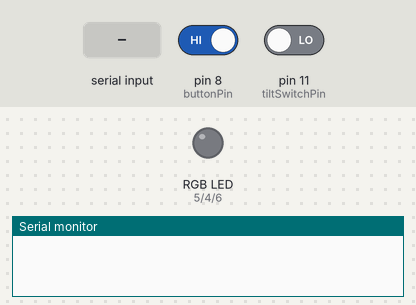
Bench run of a sketch on a simulated Arduino Uno, built with avr-gcc and run on an emulated ATmega328P. Shown: an RGB LED mixed from three pins (HIGH = lit), the last lines printed to the serial monitor. Dashed ring = blinking. Inputs (shaded band) come from the test bench; at power-on: pin 8 (buttonPin) HIGH, pin 11 (tiltSwitchPin) LOW.

Above: at 0.1 s.
1.3 s: "c,45\n" received over Serial
At 3.0 s:
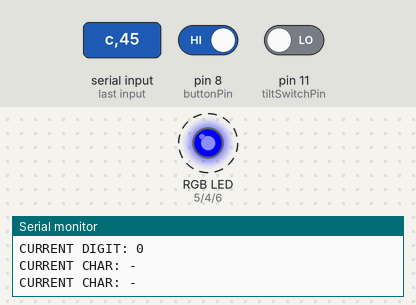
15.3 s: "g" received over Serial
28.9 s: "c90\n" received over Serial
32.4 s: pin 8 (buttonPin) driven LOW and pin 11 (tiltSwitchPin) driven HIGH
At 33.5 s:
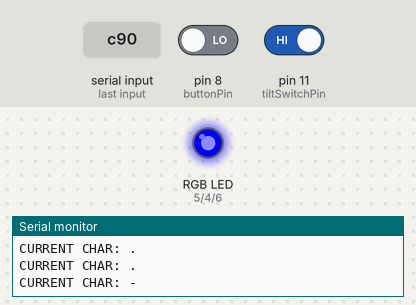
37.9 s: pin 8 (buttonPin) driven HIGH
At 38.9 s:
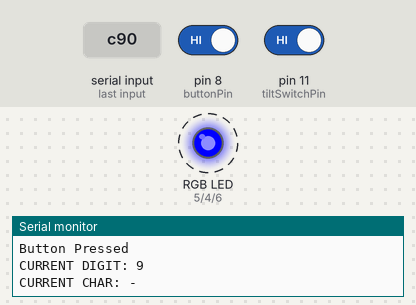
Timing chart, 0 to 45.7 s (numbered marks = the images above; inputs shaded):
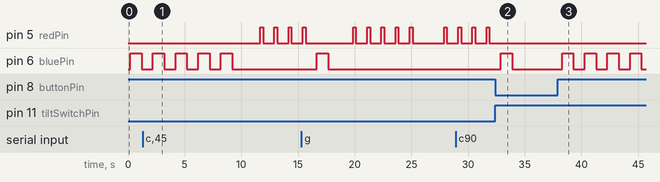

Measured:
- after the input at 1.3 s, pin 5 (redPin): alternates HIGH for 0.25 s and LOW for 1.0 s, starting after 10.4 s; pin 6 (bluePin): goes on until 9.2 s, then stays LOW
- after the input at 32.4 s, pin 6 (bluePin): goes on until 33.9 s, then stays LOW
- after the input at 37.9 s, pin 6 (bluePin): alternates HIGH for 1.0 s and LOW for 1.0 s, starting after 0.39 s

The sketch:

RGBMorseCode.ino
```cpp
int redPin = 5;
int greenPin = 4;
int bluePin = 6;
int buttonPin = 8;
int tiltSwitchPin = 11;

char dotRGB = 'r';
char dashRGB = 'b';
int dotPin = redPin;
int dashPin = bluePin;

bool tiltSwitchState = LOW;
bool buttonState1 = LOW;
bool buttonState2 = LOW;
bool buttonState3 = LOW;

bool oldButtonState = LOW;
bool isTriggered = false;

int nuermals[10] = {0, 1, 2, 3, 4, 5, 6, 7, 8, 9};
char morseCode[10][5] = {
  {'-', '-', '-', '-', '-'}, //0
  {'.', '-', '-', '-', '-'}, //1
  {'.', '.', '-', '-', '-'}, //2
  {'.', '.', '.', '-', '-'}, //3
  {'.', '.', '.', '.', '-'}, //4
  {'.', '.', '.', '.', '.'}, //5
  {'-', '.', '.', '.', '.'}, //6
  {'-', '-', '.', '.', '.'}, //7
  {'-', '-', '-', '.', '.'}, //8
  {'-', '-', '-', '-', '.'}  //9
};

int state = 0;
int studentID[8] = {0, 0, 9, 8, 7, 6, 5, 4};

int arraySize = sizeof(studentID) / sizeof(studentID[0]);

int currentNumber;
char currentChar;

/*
  Morse Code
  1 = .----
  2 = ..---
  3 = ...--
  4 = ....-
  5 = .....
  6 = -....
  7 = --...
  8 = ---..
  9 = ----.
  0 = -----

  Blue = -
  Red = .
*/
//dg Dr c00123456


void setup() {
  pinMode (redPin, OUTPUT);
  pinMode (greenPin, OUTPUT);
  pinMode (bluePin, OUTPUT);
  pinMode (buttonPin, INPUT);
  pinMode (tiltSwitchPin, INPUT);
  Serial.begin(9600);
}

void loop() {

  String input1;

  if (Serial.available())
  {
    input1 = Serial.readString();

    for (int i = 0; i < input1.length(); i++)
    {
      if (input1[i] == 'd')
      {
        dotRGB = input1[i + 1];
      }
      else if (input1[i] == 'D')
      {
        dashRGB = input1[i + 1];
      }
      else if (input1[i] == 'c')
      {
        for (int j = 0; j < arraySize; j++)
        {
          studentID[j] = ((int)input1[i + 1 + j]) - 48;
        }
        state = 0;
      }
    }

    Serial.println(dotRGB);
    Serial.println(dashRGB);
    for (int i = 0; i < arraySize; i++)
    {
      Serial.println(studentID[i]);
    }
  }

  if (dotRGB == 'r')
  {
    dotPin = redPin;
  }
  else if (dotRGB == 'b')
  {
    dotPin = bluePin;
  }
  else if (dotRGB == 'g')
  {
    dotPin = greenPin;
  }

  if (dashRGB == 'r')
  {
    dashPin = redPin;
  }
  else if (dashRGB == 'b')
  {
    dashPin = bluePin;
  }
  else if (dashRGB == 'g')
  {
    dashPin = greenPin;
  }


  buttonState1 = digitalRead(buttonPin);
  delay(100);
  buttonState2 = digitalRead(buttonPin);
  delay(100);
  buttonState3 = digitalRead(buttonPin);

  tiltSwitchState = digitalRead(tiltSwitchPin);


  if ((buttonState1 == buttonState2) && (buttonState1 == buttonState3)) //debounce checker
  {
    if (buttonState1 == HIGH)//is the button pressed?
    {
      Serial.println("Button Pressed");

      currentNumber = studentID[state]; //gets the current digit
      Serial.print("CURRENT DIGIT: ");
      Serial.println(currentNumber);
      for (int i = 0; i < 5; i++)
      {
        currentChar = morseCode[currentNumber][i];
        Serial.print("CURRENT CHAR: ");
        Serial.println(currentChar);
        if (currentChar == '-') //gets the morse code value
        {
          digitalWrite(dashPin, HIGH);
          delay(1000);
          digitalWrite(dashPin, LOW);
          delay(1000);
        }
        else if (currentChar == '.')
        {
          digitalWrite(dotPin, HIGH);
          delay(250);
          digitalWrite(dotPin, LOW);
          delay(1000);
        }
      }
      state++; //moves to next digit
      if (state >= arraySize) //if greater than array reset
      {
        state = 0;
        Serial.println("ID Finished. Resetting...");
      }
    }
  }

  if (tiltSwitchState == HIGH) //reset code
  {
    Serial.println("Tilt Switch Active");
    state = 0;
  }
}
```
